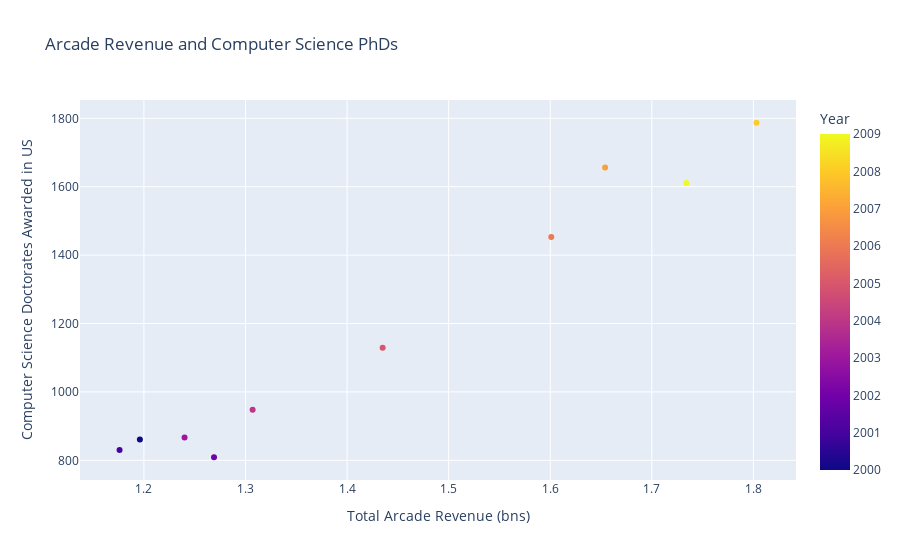

Notebook source saved alongside this figure:
### Markdown cell above
# Question 10
Create a scatter plot showing the relationship between the total revenue earned by  
arcades and the number of Computer Science PhDs awarded in the U.S. between  
2000 and 2009.  
Don't forget to label your axes!  
Color each dot according to its year

### Code cell
import pandas as pd
import plotly.express as px

data = pd.read_csv("arcade-revenue-vs-cs-doctorates.csv")

visual = px.scatter(data, x='Total Arcade Revenue (billions)', y='Computer Science Doctorates Awarded (US)',
                 color='Year', title="Arcade Revenue and Computer Science PhDs",
                 labels={'Total Arcade Revenue (billions)': 'Total Arcade Revenue (bns)',
                         'Computer Science Doctorates Awarded (US)': 'Computer Science Doctorates Awarded in US'})

visual.show()

### Figure 1 — Plotly figure (JSON) as saved in the notebook; plotly's stock layout.template omitted (floating-point values rounded to 4 significant figures)
{"data": [{"hovertemplate": "Total Arcade Revenue (bns)=%{x}<br>Computer Science Doctorates Awarded in US=%{y}<br>Year=%{marker.color}<extra></extra>", "legendgroup": "", "marker": {"color": [2000, 2001, 2002, 2003, 2004, 2005, 2006, 2007, 2008, 2009], "coloraxis": "coloraxis", "symbol": "circle"}, "mode": "markers", "name": "", "orientation": "v", "showlegend": false, "type": "scatter", "x": [1.196, 1.176, 1.269, 1.24, 1.307, 1.435, 1.601, 1.654, 1.803, 1.734], "xaxis": "x", "y": [861, 830, 809, 867, 948, 1129, 1453, 1656, 1787, 1611], "yaxis": "y"}], "layout": {"coloraxis": {"colorbar": {"title": {"text": "Year"}}, "colorscale": [[0, "#0d0887"], [0.1111, "#46039f"], [0.2222, "#7201a8"], [0.3333, "#9c179e"], [0.4444, "#bd3786"], [0.5556, "#d8576b"], [0.6667, "#ed7953"], [0.7778, "#fb9f3a"], [0.8889, "#fdca26"], [1, "#f0f921"]]}, "legend": {"tracegroupgap": 0}, "title": {"text": "Arcade Revenue and Computer Science PhDs"}, "xaxis": {"anchor": "y", "domain": [0, 1], "title": {"text": "Total Arcade Revenue (bns)"}}, "yaxis": {"anchor": "x", "domain": [0, 1], "title": {"text": "Computer Science Doctorates Awarded in US"}}}}
